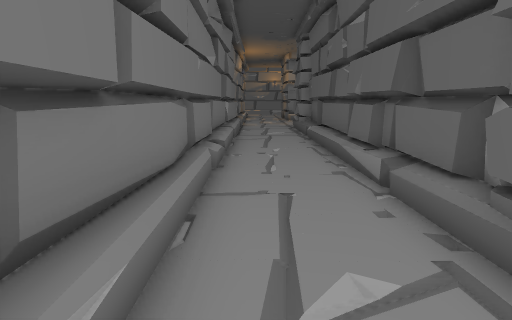
[1] (above)

21 first-person views from a walk through a scene from a Unity 3-D project. The camera is 1.5 m above the floor, tilts 10° down and sees 75° across. The floor is counted in squares, 1 m on a side. Each view is taken from the middle of a square. On the plan, view 1 faces up. The plan holds only what a view shows up to about 15 squares ahead; the rest is blank. The place goes on beyond the plan. The player is left out.

[2]
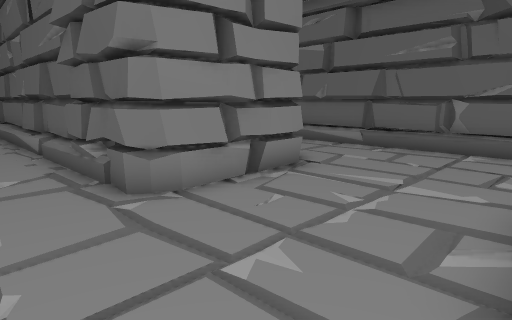

[3]
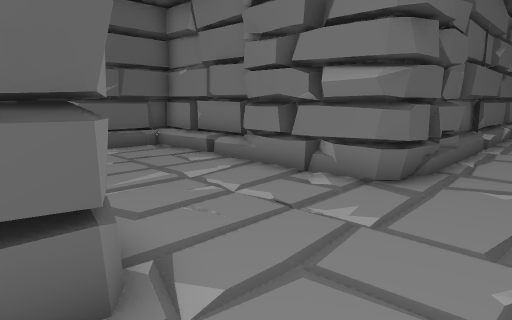

[4]
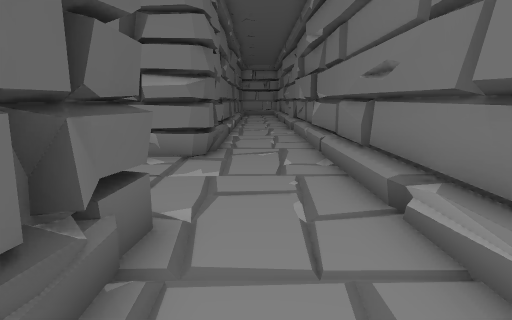

[5]
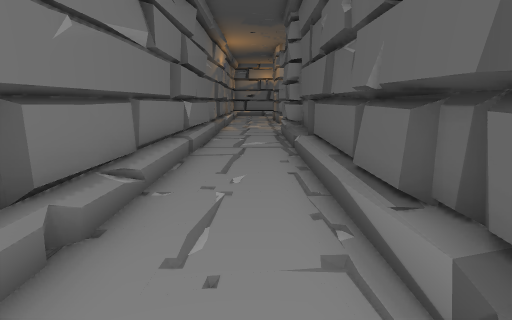

[6]
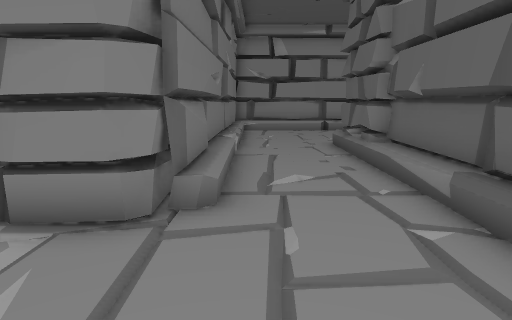

[7]
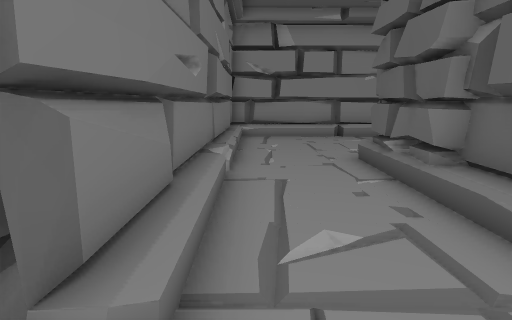

[8]
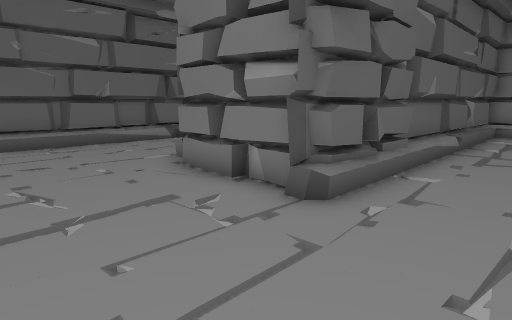

[9]
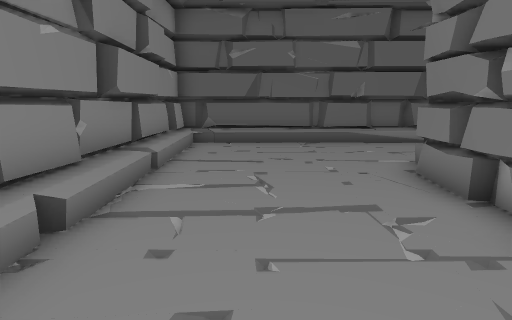

[10]
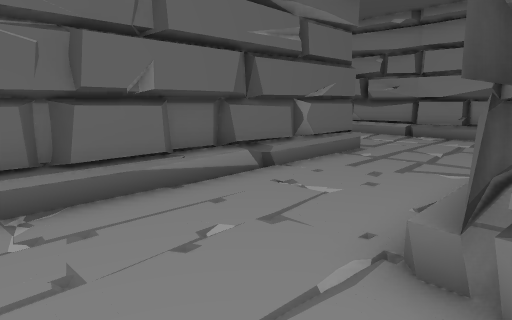

[11]
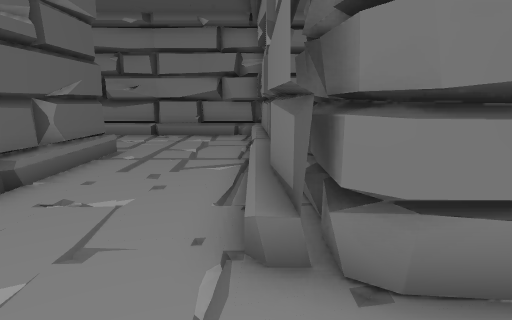

[12]
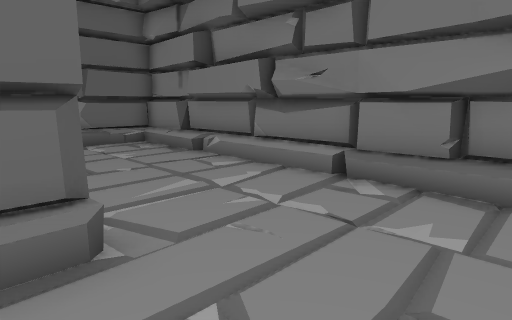

[13]
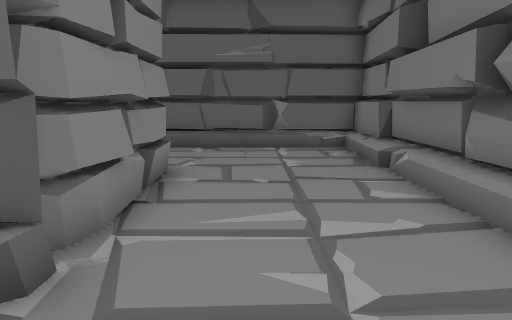

[14]
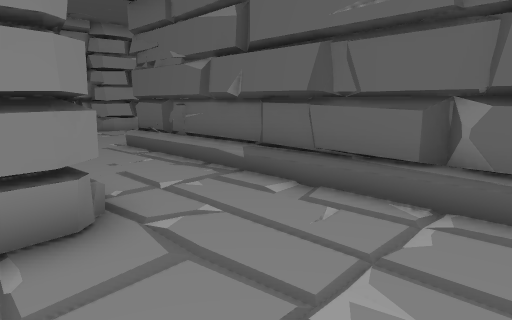

[15]
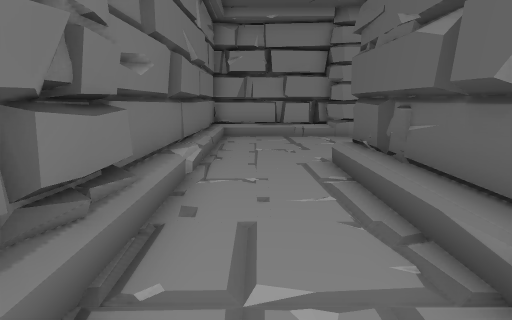

[16]
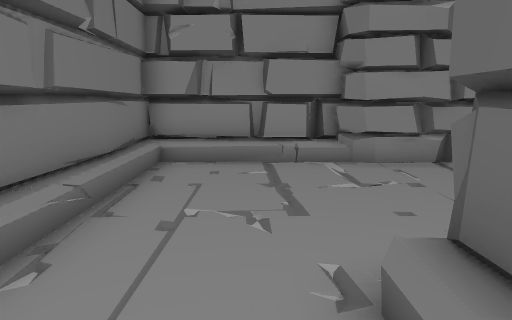

[17]
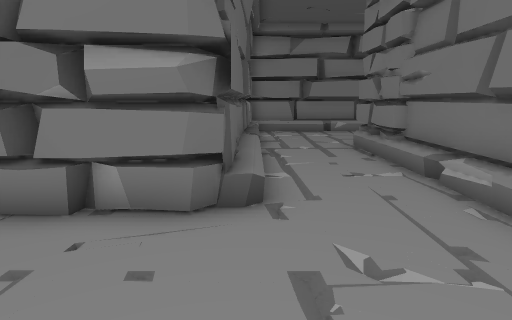

[18]
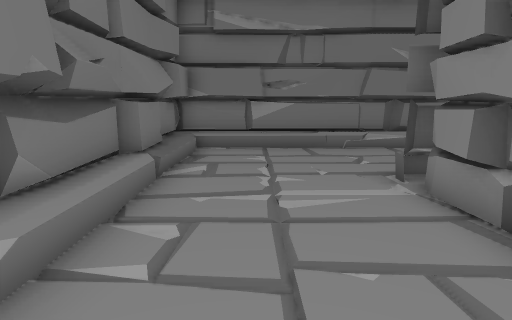

[19]
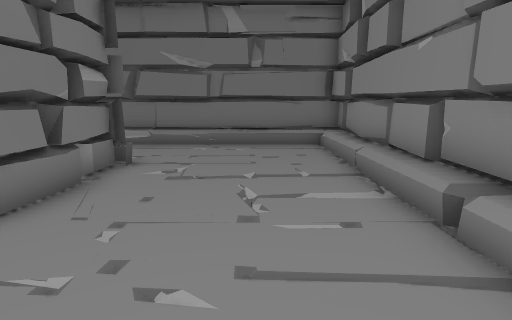

[20]
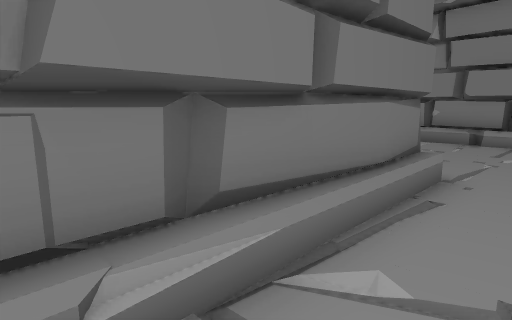

[21]
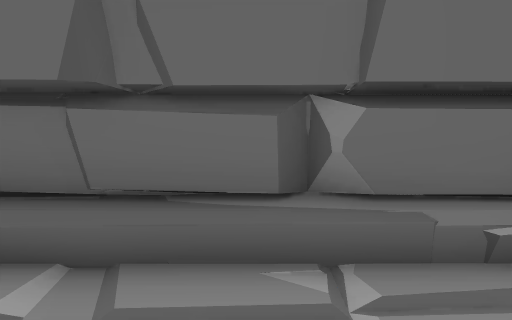

### Floor plan
Key: @ floor where view 1 was taken; # wall or solid block; x gap in a wall; . floor; / step, stairs or slope; = window, fence, low wall or low ledge; O other object.
Columns run from 2 left of view 1 to 32 right of it. Each row starts with its distance up from view 1.
 18  =..O#
 17  =../#
 16  =../#
 15  #../#
 14  =../#   ###############   #######
 13  #../#   #............/#   #.....OO
 12  #../#   #............/#   #.......
 11 .x../#   #............/#   #.......
 10 .=../#   #............/#   #......
  9 .=../#   #............/#   #.......
  8 .=../#   #...#OOOO..../#   #....OOO
  7 .#..=#   #...#OOOO#.../#   #...#OOO
  6  #..##   #...#   O#.../#   #...#O
  5  #...#   #...#   O#...##   #...#O
  4  #..##   #...#   O#...##   #...#O
  3  #..O#   #...#   ##...#O   #...##
  2  #..O#  O#...#   ##...=O   #...##
  1  #..O#  O#...#   ##...##   #...##
  0  #@.OOOOOO...#   ##...##OOOO...##
 -1 .#...........#    #............##
 -2 .#...........#    #............##
 -3 .#...........#    #............##
 -4 .=...........#    #............##
 -5  #..OOOOO##OO#   ######O#=###O###
 -6  #..O#   #####       ###########
 -7  =..O#
 -8  =..O#
 -9  =...#
-10  x...#

Where each view was taken, in squares from view 1:
view 1: 0 up, 0 right, facing up
view 2: 5 down, 0 right, facing up-right
view 3: 1 up, 0 right, facing down-right
view 4: 4 up, 1 right, facing down
view 5: 4 up, 1 right, facing up
view 6: 4 down, 8 right, facing up
view 7: 1 down, 8 right, facing up
view 8: 12 up, 8 right, facing down-right
view 9: 11 up, 8 right, facing right
view 10: 10 up, 15 right, facing down-right
view 11: 10 up, 16 right, facing down
view 12: 1 up, 17 right, facing down-right
view 13: 2 down, 18 right, facing right
view 14: 4 down, 24 right, facing up-right
view 15: 1 down, 27 right, facing up
view 16: 5 up, 28 right, facing up
view 17: 12 up, 29 right, facing down
view 18: 3 down, 27 right, facing left
view 19: 11 up, 19 right, facing left
view 20: 0 up, 18 right, facing up-left
view 21: 2 down, 26 right, facing right
